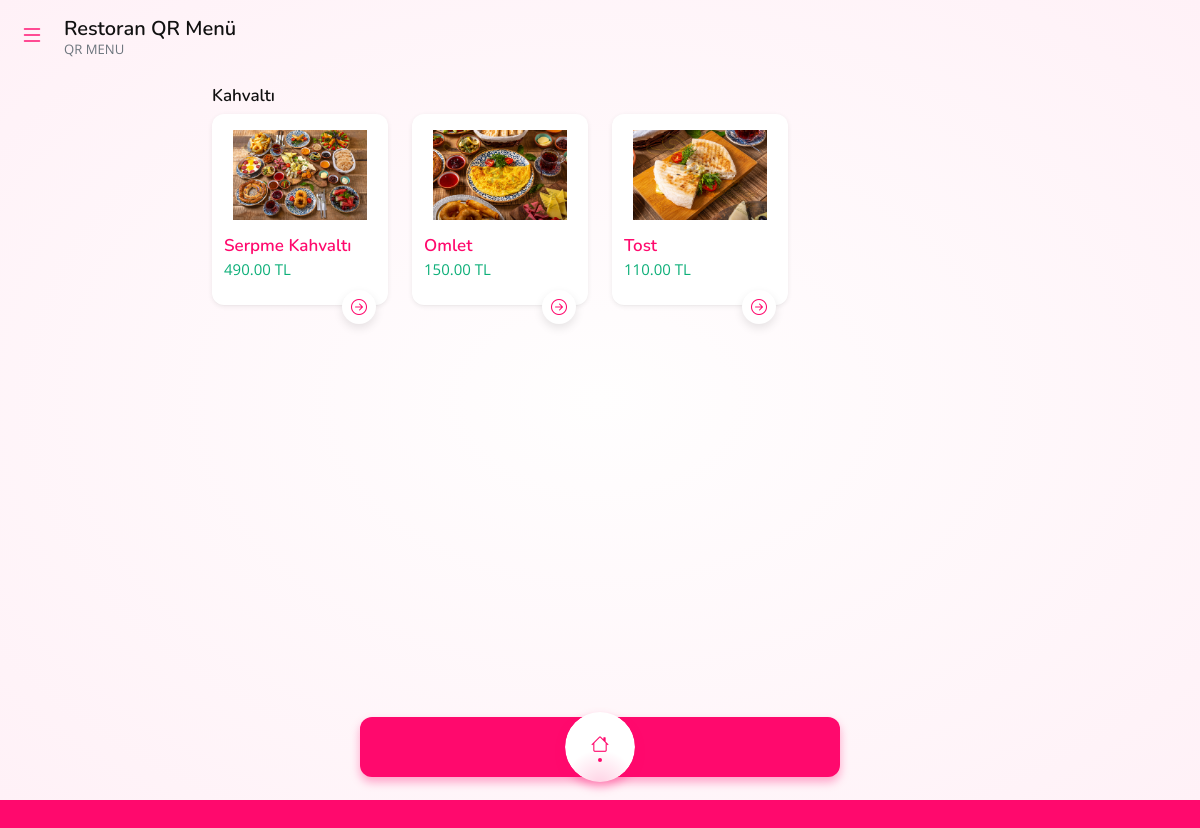
The page /kategoriView.php?id=1 on the database its author committed.
### tables this page shows
CREATE TABLE `categories` (
  `id` int(11) NOT NULL,
  `name` varchar(255) NOT NULL,
  `created_at` timestamp NOT NULL DEFAULT current_timestamp()
);

CREATE TABLE `product_images` (
  `id` int(11) NOT NULL,
  `product_id` int(11) NOT NULL,
  `image_path` varchar(255) NOT NULL,
  `is_featured` tinyint(1) DEFAULT 0,
  `created_at` timestamp NOT NULL DEFAULT current_timestamp()
);

CREATE TABLE `products` (
  `id` int(11) NOT NULL,
  `name` varchar(255) NOT NULL,
  `description` text DEFAULT NULL,
  `price` decimal(10,2) NOT NULL,
  `category_id` int(11) DEFAULT NULL,
  `created_at` timestamp NOT NULL DEFAULT current_timestamp(),
  `updated_at` timestamp NOT NULL DEFAULT current_timestamp() ON UPDATE current_timestamp()
);

### kategoriView.php (the view, shortened to what this page needs)
<?php
require_once 'inc/main.php';
$categoryId = isset($_GET['id']) ? intval($_GET['id']) : null;
if (!$categoryId) {
    $errorMessage = "Geçersiz kategori ID.";
} else {
    $category = $db->prepare("SELECT * FROM categories WHERE id = :id");
    $category->execute(['id' => $categoryId]);
    $category = $category->fetch(PDO::FETCH_ASSOC);
    if (!$category) {
        $errorMessage = "Kategori bulunamadı.";
    } else {
        $products = $db->prepare("SELECT p.*, pi.image_path
                                  FROM products p
                                  LEFT JOIN product_images pi
                                  ON p.id = pi.product_id AND pi.is_featured = 1
                                  WHERE p.category_id = :id");
        $products->execute(['id' => $categoryId]);
        $products = $products->fetchAll(PDO::FETCH_ASSOC);
    }
}
?>
<main class="main vh-100">
    <div class="container-fluid h-100">
        <div class="row h-100 flex-column">
            <div class="col-12 mb-0">
                <header class="header row align-items-center">
                    <div class="col-auto pe-0">
                        <button class="btn btn-link btn-square menu-btn" type="button">
                            <i class="bi bi-list fs-4"></i>
                        </button>
                    </div>
                    <div class="col">
                        <div class="row align-items-center gx-2">
                            <div class="col-auto">
                                <h5 class="mb-0 mt-1">Restoran QR Menü</h5>
                                <p class="text-secondary small">QR MENU</p>
                            </div>
                        </div>
                    </div>
                </header>
            </div>
            <div class="col position-relative page-content">
                <div class="row justify-content-center">
                    <div class="col-12 col-md-10 col-lg-8 col-xxl-7 my-3">
                        <?php if (isset($errorMessage)): ?>
                            <div class="text-center py-5">
                                <h2 class="text-danger">Kategori Bulunamadı</h2>
                                <p class="text-muted">Aradığınız kategori mevcut değil veya kaldırılmış olabilir.</p>
                                <a href="/" class="btn btn-primary mt-3">Anasayfaya Dön</a>
                            </div>
                        <?php else: ?>
                            <h6 class="subtitle"><?= htmlspecialchars($category['name']) ?><a href="#" class="float-right small"></a></h6>
                            <div class="row">
                                <?php foreach ($products as $product): ?>
                                <div class="col-6 col-md-4 col-lg-3 mb-3">
                                    <div class="card border-0 mb-4">
                                        <div class="card-body position-relative">
                                            <figure class="h-90 text-center">
                                                <img src="uploads/<?= htmlspecialchars($product['image_path'] ?? 'default.jpg') ?>" alt="<?= htmlspecialchars($product['name']) ?>" class="mh-100">
                                            </figure>
                                            <a href="urunView.php?id=<?= $product['id'] ?>" class="text-normal d-block mb-1">
                                                <h6 class="text-color-theme"><?= htmlspecialchars($product['name']) ?></h6>
                                            </a>
                                            <p class="text-green"><?= htmlspecialchars($product['price']) ?> TL</p>
                                            <div class="mbottom-35 position-relative">
                                                <div class="row gx-2">
                                                    <div class="col-auto ms-auto">
                                                        <a href="urunView.php?id=<?= $product['id'] ?>" class="btn btn-sm btn-square-sm btn-white rounded-circle">
                                                            <i class="bi bi-arrow-right-circle"></i>
                                                        </a>
                                                    </div>
                                                </div>
                                            </div>
                                        </div>
                                    </div>
                                </div>
                                <?php endforeach; ?>
                            </div>
                        <?php endif; ?>
                    </div>
                </div>
            </div>
            <?php include 'inc/footer.php'; ?>
        </div>
    </div>
</main>

### inc/main.php (shortened to what this page needs)
<!DOCTYPE html>
<html lang="tr" class="dark-mode">
<head>
    <link rel="stylesheet" href="https://cdn.jsdelivr.net/npm/bootstrap-icons@1.8.1/font/bootstrap-icons.css">
    <link rel="stylesheet" href="assets/vendor/chosen_v1.8.7/chosen.min.css">
    <link rel="stylesheet" href="assets/vendor/daterangepicker/daterangepicker.css">
    <link rel="stylesheet" href="assets/vendor/nouislider/nouislider.min.css">
    <link rel="stylesheet" href="assets/vendor/swiper/swiper-bundle.min.css">
    <link href="assets/scss/style.css" rel="stylesheet">
</head>
<body class="d-flex flex-column h-100 sidebar-pushcontent theme-pink" data-theme="theme-pink">

### inc/footer.php (shortened to what this page needs)
<div class="col-12 mt-0 footer-sht">
    <footer class="footer-sticky">
        <ul class="nav nav-pills nav-justified">
            <li class="nav-item centerbutton">
                <a class="nav-link active" href="/">
                    <span class="bg-radial-gradient-theme">
                        <i class="nav-icon bi bi-house"></i>
                    </span>
                </a>
            </li>
        </ul>
    </footer>
</div>

### rows shown on the page
categories: name "Kahvaltı"
product_images: image_path (picture), product.name "Serpme Kahvaltı", product.price "490.00"
product_images: image_path (picture), product.name "Omlet", product.price "150.00"
product_images: image_path (picture), product.name "Tost", product.price "110.00"
